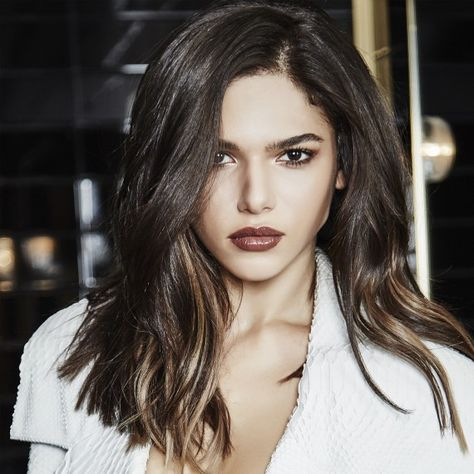
%> input picture girl.jpg, 474 x 474 px
$ octave task1.m   (GNU Octave 9; MATLAB toolbox functions it lacks are replaced by stand-ins)
%> lines starting %> are read from the running program, lines starting %| are printed output that depends on the picture; long printed decimals are rounded
### getNumberOfColours.m
function n = getNumberOfColours()
%GETNUMBEROFCOLOURS Get number of rows/colours for in lookup-table.
%   This function gets an input from the user for the maximum number
%   of colours in the colour map, and checks if it's a valid value, if not,
%   ask again, and do so until a value between 1 and 256 is entered.

% Prompt user for input.
numberOfColours = input('Enter maximum number of colours for the lookup table: ');

while 1 % Do while no correct value is entered for numberOfColours.
    if (numberOfColours > 0) && (numberOfColours <= 256) % Limits for the lookup table.
        n = numberOfColours; % Accept user input in 'n'.
        return
    else % Else, wrong input and ask for value again.
        numberOfColours = input('Enter number in range 1-256: ');
    end % End if value is accepted for 'n'.
end

### MC.m
% Obtained through Github, available at: https://github.com/cmanso/MedianCut_Matlab
function final= MC(im, n_colours)
[szx, szy]= size(im(:,:,1));


if floor(log2(n_colours)) ~= log2(n_colours)
    error('Number of colours must be power of 2');
end


n_unique_colours= checkcolours(im);
if n_unique_colours < n_colours
    error('Number of colours especified is greater than number of colours of the image');
end

final= zeros(szx,szy,3);
im= double(im);
labels= zeros(szx, szy);

labels= MCR(im, labels, 0, 0, log2(n_colours)-1);

colours= zeros(n_colours, 3);
n_pixels= zeros(n_colours, 1);
for x=1:szx
    for y=1:szy
        n_pixels(labels(x,y)+1)= n_pixels(labels(x,y)+1)+1;
        %colours(labels(x,y)+1, :)= colours(labels(x,y)+1, :) + im(x,y,:);
        colours(labels(x,y)+1, 1)= colours(labels(x,y)+1, 1) + im(x,y,1);
        colours(labels(x,y)+1, 2)= colours(labels(x,y)+1, 2) + im(x,y,2);
        colours(labels(x,y)+1, 3)= colours(labels(x,y)+1, 3) + im(x,y,3);
    end
end

for i=1:size(colours,1)
    colours(i,:)= round(colours(i,:)/n_pixels(i));
end

for x=1:szx
    for y=1:szy
        final(x, y, :)= colours(labels(x,y)+1, :);
    end
end
final=uint8(final);
end

### task1.m
%%%%%%%%%%%%%%%%%%%%%%%%%%%%%%%%%%%%%%%%%%%%%%%%%%%%%%%%%%%%%%%%%%%%%%%%%%
% Title:        Convert RGB to indexed
% Author:       Samir Habibi
% Rev. Date:    22/11/2020
%%%%%%%%%%%%%%%%%%%%%%%%%%%%%%%%%%%%%%%%%%%%%%%%%%%%%%%%%%%%%%%%%%%%%%%%%%%

clear; % Delete all variables.
close all; % Close all windows.
clc; % Clear command window.

% Ask user for file by presenting options with menu() command.
% Choice between 'peppers.bmp' or user to select own file.
fileChoice = menu('File', 'Girl', 'Peppers', 'Choose own');
%> the answer given: 1

% Use switch() to read file based on user's choice (fileChoice).
switch (fileChoice)
    case 1 % If user selects 'Peppers'.
        filename = ('girl.jpg');
        L = imread(filename);
%> L is the input picture: size 474x474x3 uint8; mean R, G, B 103.9, 96.3, 90.1
    case 2 % If user selects 'Choose own'.
        filename = ('peppers.bmp');
        L = imread(filename);
    case 3 % If user selects 'Choose own'.
        filename = uigetfile('');
        L = imread(filename);
end % End the switch-statement after obtaining image.

% Get R, G and B value
R = L(:,:,1);
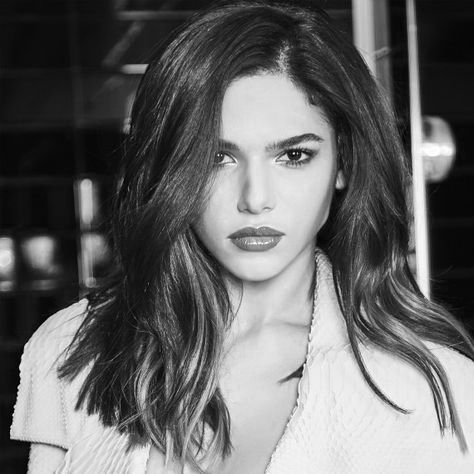
%> R: size 474x474 uint8; min 0, max 255, mean 103.9
G = L(:,:,2);
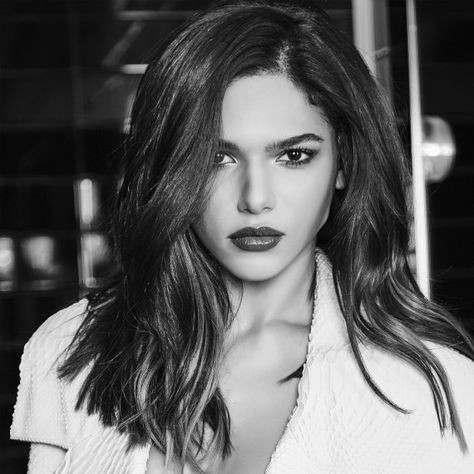
%> G: size 474x474 uint8; min 0, max 255, mean 96.3
B = L(:,:,3);
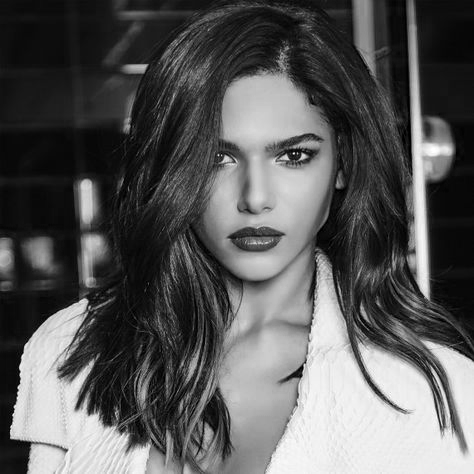
%> B: size 474x474 uint8; min 0, max 255, mean 90.1
% Put all data in one matrix
X = double([R(:), G(:), B(:)]);

% Call function to get number of entires for the colormap/lookup table.
numberOfColours = getNumberOfColours();
%> the answer given: 3

%%%%%%%%%%%%%%%%%%%%%%%%%%%%%%%%%%%%%%%%%%%%%%%%%%%%%%%%%%%%%%%%%%%%%%%%%%%
% The function rgb2ind() is used to store a new indexed image
% and to get the specified maximum number of colours.
% The line of code below performs the minimum variance quantization
% technique for the colormap, if the image requires less colours than
% specified for 'n' in the input argument, the output image will contain
% less colours than 'n', but still all the colours of the input image.
%%%%%%%%%%%%%%%%%%%%%%%%%%%%%%%%%%%%%%%%%%%%%%%%%%%%%%%%%%%%%%%%%%%%%%%%%%%

% Convert image 'L' with dithering.
[L_indexed, colormap] = rgb2ind(L, numberOfColours);
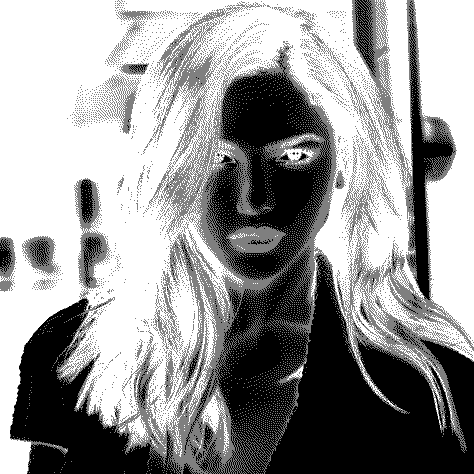
%> L_indexed: size 474x474 uint8; min 0, max 2, mean 1.19; drawn with min black and max white
%> colormap = [0.843 0.816 0.784; 0.459 0.396 0.345; 0.129 0.11 0.098]
% Convert image 'L' without dithering.
[L_indexed_no_dither, ~] = rgb2ind(L, numberOfColours, 'nodither');
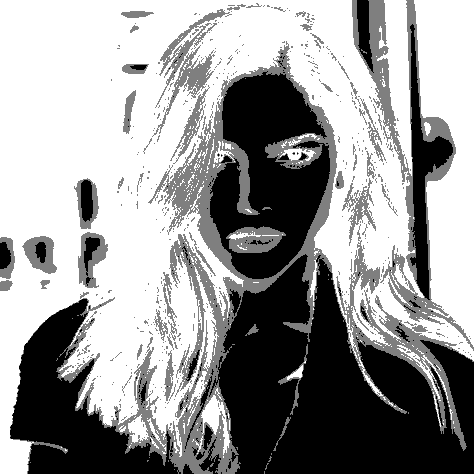
%> L_indexed_no_dither: size 474x474 uint8; min 0, max 2, mean 1.21; drawn with min black and max white

% Display the RGB values for each indexed colour of the colormap in
% the Command Window.
disp(colormap);
%|    0.8431   0.8157   0.7843
%|    0.4588   0.3961   0.3451
%|    0.1294   0.1098   0.09804

%%%%%%%%%%%%%%%%%%%%%%%%%%%%%%%%%%%%%%%%%%%%%%%%%%%%%%%%%%%%%%%%%%%%%%%%%%%
% k-means clustering is another method for quantization.
%%%%%%%%%%%%%%%%%%%%%%%%%%%%%%%%%%%%%%%%%%%%%%%%%%%%%%%%%%%%%%%%%%%%%%%%%%%

% Returns cluster locations in C.
[idx, cmap] = kmeans(X, numberOfColours);
%> cmap = [32.31 27.64 25.03; 215.3 208.2 199.7; 116.3 99.87 87.13]
% Make sure idx and L are of the same size.
idx = reshape(idx,size(L,1),size(L,2));
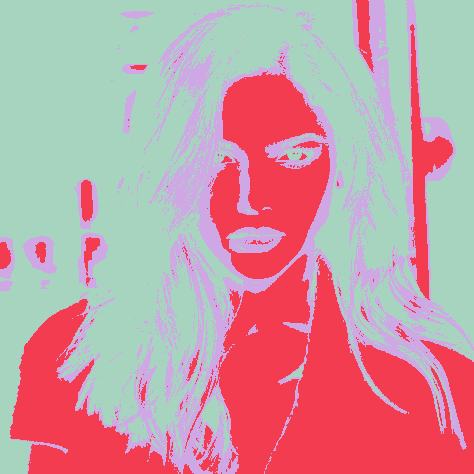
%> idx: size 474x474 double; 3 distinct labels, from 1 to 3; one colour per label, 0 black
% Normalize, values must be between [0 1].
cmap = cmap/255;
%> cmap = [0.127 0.108 0.0982; 0.844 0.816 0.783; 0.456 0.392 0.342]
% Convert the label matrix idx with colormap.
L_indexedCluster = label2rgb(idx, cmap);
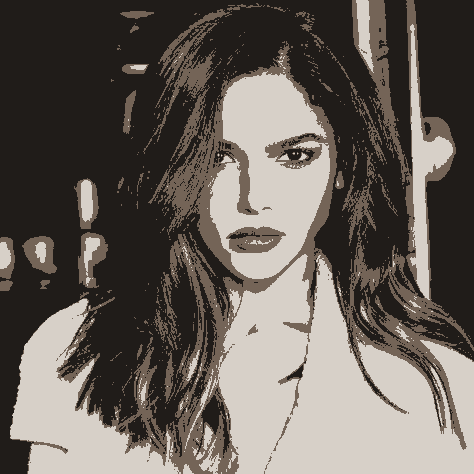
%> L_indexedCluster: size 474x474x3 uint8; mean R, G, B 103.6, 96.5, 90.1

% The functions MC(), MCR() and checkcolours() are obtained through Github
% from author: cmanso. Available at:
% https://github.com/cmanso/MedianCut_Matlab.
L_medianCut = MC(L, numberOfColours);
%> in MC, `[szx, szy]= size(im(:,:,1));`: szx = 474
%> the run ends on the next line
